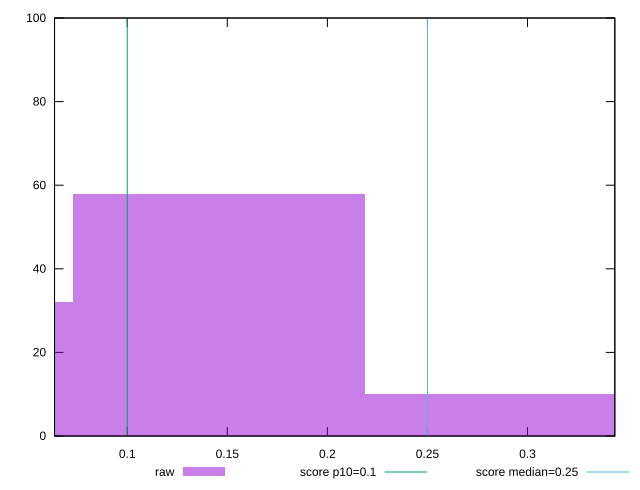

Write the gnuplot code that produced this figure.
reset

$raw <<EOF
0.14584193008395496 58
0 32
0.2916838601679099 10
EOF

set key outside below
set boxwidth 0.14584193008395496
set xrange [0.0636767578125:0.3436212158203125]
set yrange [0:100]
set trange [0:100]
set style fill transparent solid 0.5 noborder

set parametric
set terminal svg size 640, 490 enhanced background rgb 'white'
set output "report_00008_2021-01-22T20:58:29.167/cumulative-layout-shift/samples/pages+cached+noexternal+nofonts/raw/histogram.svg"

plot $raw title "raw" with boxes, \
     0.1,t title "score p10=0.1", \
     0.25,t title "score median=0.25"

reset
